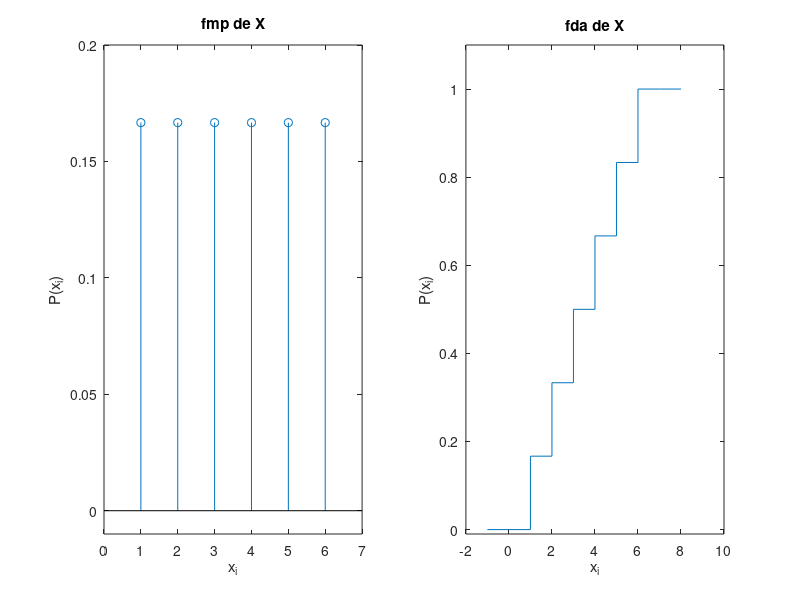

Recreate this plot in MATLAB.
x = 1:6;

probs = ones(1,6)/6;

figure(1);
subplot(1,2,1);
stem(x,probs) %funcao massa de probabilidade 

axis([0 7 -0.01 0.2])
title('fmp de X')
xlabel('x_i'), ylabel('P(x_i)')




probs2 = [0 0 probs 0 0];
x2 = -1:8;
probacum1 = cumsum(probs2) %soma acumulativa do vetor
subplot(1,2,2);
stairs(x2,probacum1)
axis([-2 10 -0.01 1.1]);
title("fda de X");
xlabel('x_i'), ylabel("P(x_i)");


